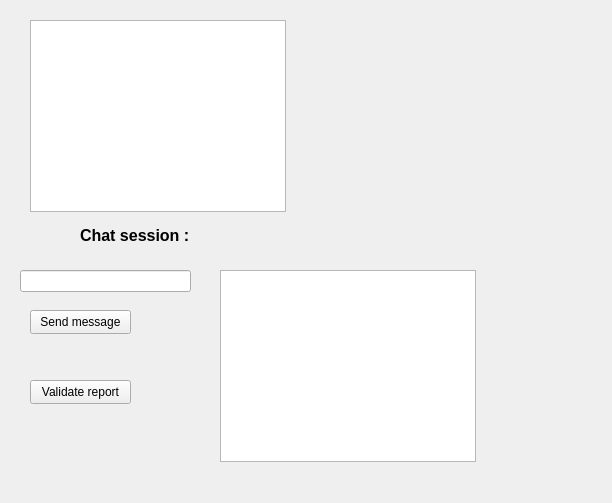
<?xml version="1.0" encoding="UTF-8"?>
<ui version="4.0">
 <class>DriverWindow</class>
 <widget class="QWidget" name="DriverWindow">
  <property name="geometry">
   <rect>
    <x>0</x>
    <y>0</y>
    <width>612</width>
    <height>503</height>
   </rect>
  </property>
  <property name="windowTitle">
   <string>DriverWindow</string>
  </property>
  <widget class="QListWidget" name="listWidget1">
   <property name="geometry">
    <rect>
     <x>30</x>
     <y>20</y>
     <width>256</width>
     <height>192</height>
    </rect>
   </property>
  </widget>
  <widget class="QLabel" name="driverName1">
   <property name="geometry">
    <rect>
     <x>60</x>
     <y>30</y>
     <width>121</width>
     <height>16</height>
    </rect>
   </property>
   <property name="text">
    <string/>
   </property>
  </widget>
  <widget class="QLabel" name="label">
   <property name="geometry">
    <rect>
     <x>80</x>
     <y>220</y>
     <width>141</width>
     <height>31</height>
    </rect>
   </property>
   <property name="font">
    <font>
     <pointsize>12</pointsize>
     <bold>true</bold>
    </font>
   </property>
   <property name="text">
    <string>Chat session : </string>
   </property>
  </widget>
  <widget class="QListWidget" name="listWidget2">
   <property name="geometry">
    <rect>
     <x>220</x>
     <y>270</y>
     <width>256</width>
     <height>192</height>
    </rect>
   </property>
  </widget>
  <widget class="QLineEdit" name="lineEdit">
   <property name="geometry">
    <rect>
     <x>20</x>
     <y>270</y>
     <width>171</width>
     <height>22</height>
    </rect>
   </property>
  </widget>
  <widget class="QPushButton" name="pushButton">
   <property name="geometry">
    <rect>
     <x>30</x>
     <y>310</y>
     <width>101</width>
     <height>24</height>
    </rect>
   </property>
   <property name="text">
    <string>Send message</string>
   </property>
  </widget>
  <widget class="QPushButton" name="pushButton_2">
   <property name="geometry">
    <rect>
     <x>30</x>
     <y>380</y>
     <width>101</width>
     <height>24</height>
    </rect>
   </property>
   <property name="text">
    <string>Validate report</string>
   </property>
  </widget>
 </widget>
 <resources/>
 <connections/>
</ui>
